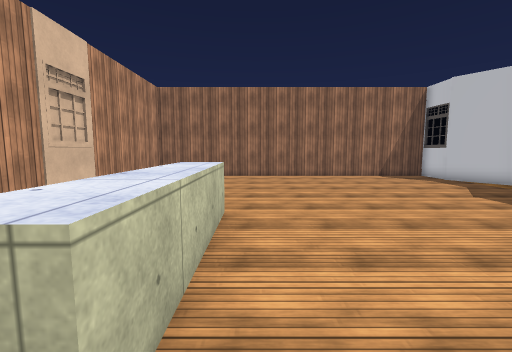
View 1 (above)

12 first-person views from a walk through a scene from a Unity 3-D project. The camera is 1.5 m above the floor, tilts 6° down and sees 90° across. The floor is counted in squares, 1 m on a side. Each view is taken from the middle of a square. On the plan, view 1 faces up. The plan holds only what a view shows up to about 13 squares ahead; the rest is blank. Some animated figures are left out. Some surface patterns are stand-ins.

View 2
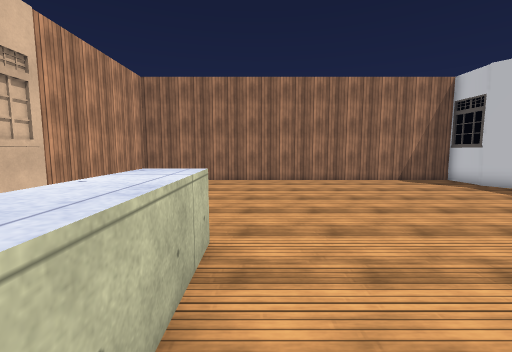

View 3
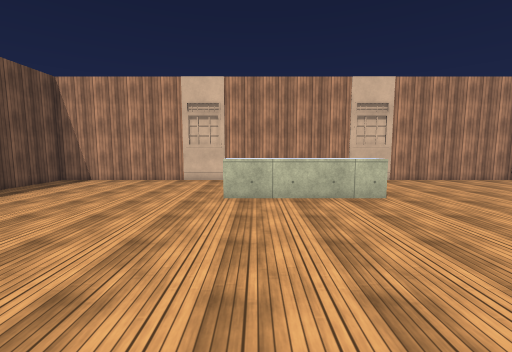

View 4
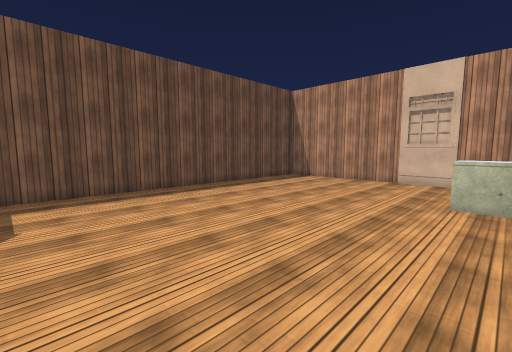

View 5
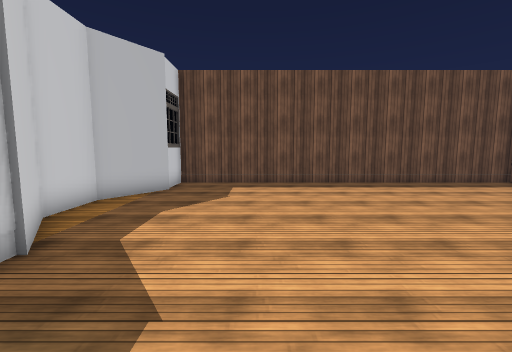

View 6
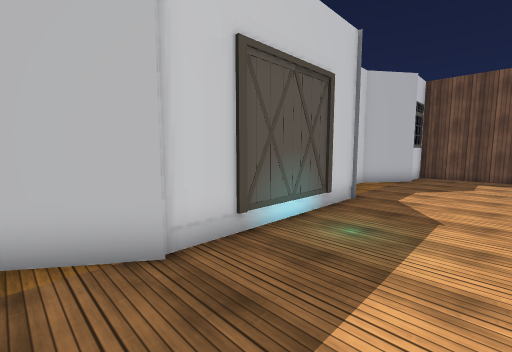

View 7
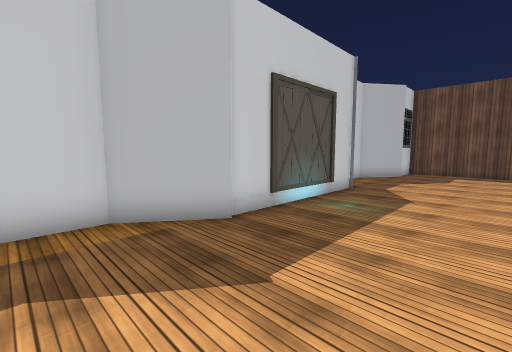

View 8
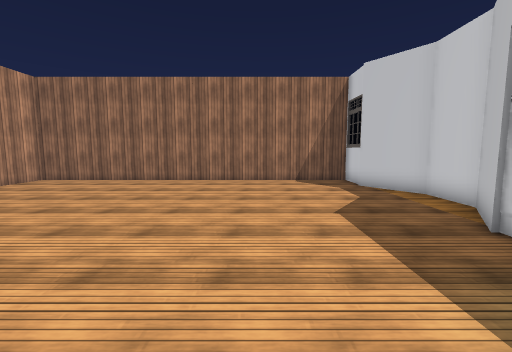

View 9
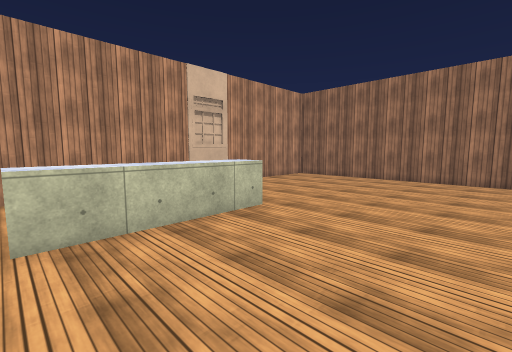

View 10
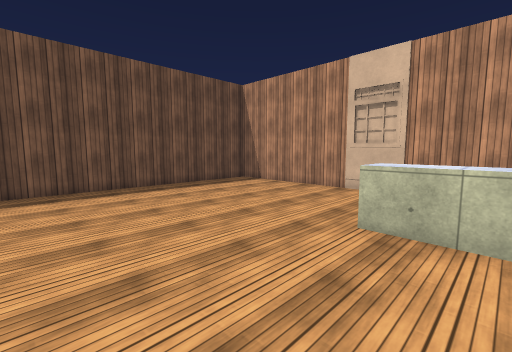

View 11
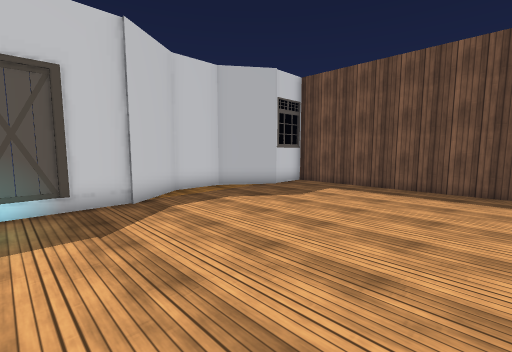

View 12
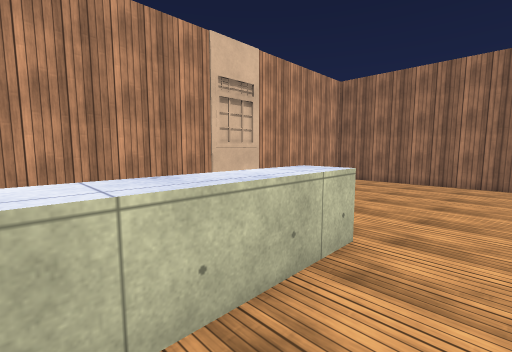

### Floor plan
Key: @ floor where view 1 was taken; # wall or solid block; . floor; = window, fence, low wall or low ledge; ^ raised ledge.
Columns run from 6 left of view 1 to 11 right of it. Each row starts with its distance up from view 1.
 15 ################
 14 #..............#
 13 #..............##
 12 #...............#
 11 #...............##
 10 #................#
  9 #................#
  8 ##..............##
  7 ## .............#
  6 #   ^^.........##
  5 #   ^^.........#
  4 #   ^^.........#
  3 #   ^^.........#
  2 #   ^^.........#
  1 #....^.........##
  0 ##....@.........#
 -1 ##..............##
 -2 #................#
 -3 #................#
 -4 #...............##
 -5 #...............#
 -6 #..............##
 -7 #..............#
 -8 =###=##=#=##=###

Positions as (right, up) in squares from view 1, and headings:
1: (0, 0), facing up
2: (0, 2), facing up
3: (7, 2), facing left
4: (7, 2), facing down-left
5: (6, 4), facing down
6: (6, 8), facing down-right
7: (5, 10), facing down-right
8: (5, 2), facing up
9: (4, 1), facing up-left
10: (4, 3), facing down-left
11: (2, 3), facing down-right
12: (1, 2), facing up-left
